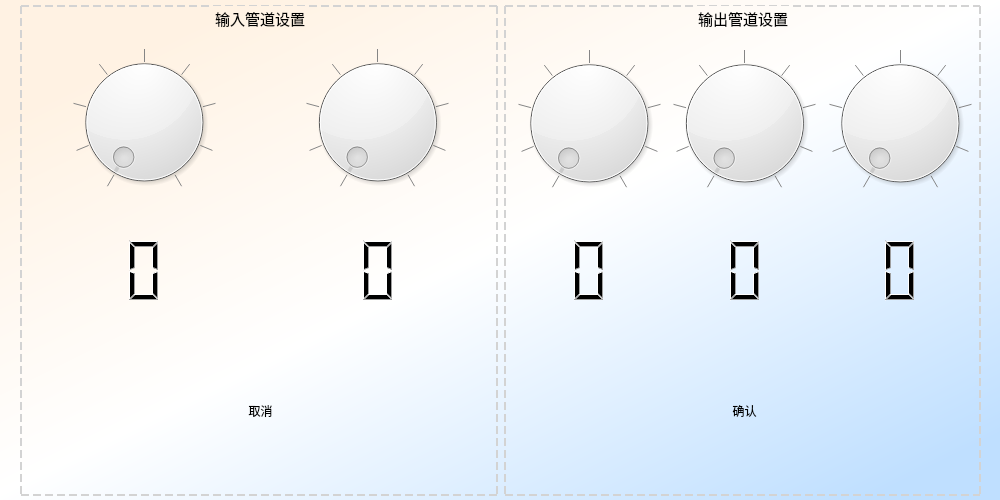
<?xml version="1.0" encoding="UTF-8"?>
<ui version="4.0">
 <class>Change_dialog</class>
 <widget class="QDialog" name="Change_dialog">
  <property name="windowModality">
   <enum>Qt::WindowModal</enum>
  </property>
  <property name="geometry">
   <rect>
    <x>0</x>
    <y>0</y>
    <width>1000</width>
    <height>500</height>
   </rect>
  </property>
  <property name="sizePolicy">
   <sizepolicy hsizetype="Fixed" vsizetype="Fixed">
    <horstretch>0</horstretch>
    <verstretch>0</verstretch>
   </sizepolicy>
  </property>
  <property name="windowTitle">
   <string>选择输入和输出管道</string>
  </property>
  <property name="windowOpacity">
   <double>0.930000000000000</double>
  </property>
  <property name="styleSheet">
   <string notr="true">QWidget#Change_dialog
{
	background:white;
	
	background-color: qlineargradient(spread:reflect, x1:0, y1:0, x2:1, y2:1, stop:0.12234 rgba(255, 242, 227, 255), stop:0.494681 rgba(255, 255, 255, 255), stop:0.930851 rgba(191, 223, 255, 255));
	
	
	
	
	
	
}
	
	
	
	
	
	
	
	</string>
  </property>
  <property name="sizeGripEnabled">
   <bool>false</bool>
  </property>
  <property name="modal">
   <bool>true</bool>
  </property>
  <widget class="QWidget" name="gridLayoutWidget">
   <property name="geometry">
    <rect>
     <x>0</x>
     <y>0</y>
     <width>1001</width>
     <height>501</height>
    </rect>
   </property>
   <layout class="QGridLayout" name="gridLayout">
    <property name="leftMargin">
     <number>20</number>
    </property>
    <property name="topMargin">
     <number>5</number>
    </property>
    <property name="rightMargin">
     <number>20</number>
    </property>
    <property name="bottomMargin">
     <number>5</number>
    </property>
    <item row="1" column="0">
     <widget class="QGroupBox" name="groupBox">
      <property name="sizePolicy">
       <sizepolicy hsizetype="Preferred" vsizetype="Preferred">
        <horstretch>0</horstretch>
        <verstretch>0</verstretch>
       </sizepolicy>
      </property>
      <property name="font">
       <font>
        <family>Microsoft YaHei</family>
        <pointsize>11</pointsize>
        <stylestrategy>PreferAntialias</stylestrategy>
       </font>
      </property>
      <property name="styleSheet">
       <string notr="true">QGroupBox
{
	border:2px dashed lightgray;
}</string>
      </property>
      <property name="title">
       <string>输入管道设置</string>
      </property>
      <property name="alignment">
       <set>Qt::AlignCenter</set>
      </property>
      <widget class="QWidget" name="horizontalLayoutWidget">
       <property name="geometry">
        <rect>
         <x>10</x>
         <y>39</y>
         <width>461</width>
         <height>151</height>
        </rect>
       </property>
       <layout class="QHBoxLayout" name="horizontalLayout">
        <property name="topMargin">
         <number>5</number>
        </property>
        <item>
         <widget class="QDial" name="dial_s1">
          <property name="maximum">
           <number>8</number>
          </property>
          <property name="pageStep">
           <number>1</number>
          </property>
          <property name="notchesVisible">
           <bool>true</bool>
          </property>
         </widget>
        </item>
        <item>
         <widget class="QDial" name="dial_s2">
          <property name="maximum">
           <number>8</number>
          </property>
          <property name="pageStep">
           <number>1</number>
          </property>
          <property name="notchesVisible">
           <bool>true</bool>
          </property>
         </widget>
        </item>
       </layout>
      </widget>
      <widget class="QWidget" name="horizontalLayoutWidget_4">
       <property name="geometry">
        <rect>
         <x>10</x>
         <y>340</y>
         <width>461</width>
         <height>121</height>
        </rect>
       </property>
       <layout class="QHBoxLayout" name="horizontalLayout_4">
        <property name="leftMargin">
         <number>80</number>
        </property>
        <property name="topMargin">
         <number>30</number>
        </property>
        <property name="rightMargin">
         <number>80</number>
        </property>
        <property name="bottomMargin">
         <number>20</number>
        </property>
        <item>
         <widget class="QPushButton" name="cancel">
          <property name="sizePolicy">
           <sizepolicy hsizetype="Minimum" vsizetype="Preferred">
            <horstretch>0</horstretch>
            <verstretch>0</verstretch>
           </sizepolicy>
          </property>
          <property name="autoFillBackground">
           <bool>false</bool>
          </property>
          <property name="styleSheet">
           <string notr="true">QPushButton
{
	border-radius:10px;
	qradialgradient(spread:repeat, cx:0.5, cy:0.5, radius:0.077, fx:0.5, fy:0.5, stop:0 rgba(0, 169, 255, 147), stop:0.497326 rgba(0, 0, 0, 147), stop:1 rgba(0, 169, 255, 147));
	
	font: 20pt &quot;微软雅黑&quot;;
}</string>
          </property>
          <property name="text">
           <string>取消</string>
          </property>
         </widget>
        </item>
       </layout>
      </widget>
      <widget class="QWidget" name="horizontalLayoutWidget_2">
       <property name="geometry">
        <rect>
         <x>10</x>
         <y>210</y>
         <width>461</width>
         <height>111</height>
        </rect>
       </property>
       <layout class="QHBoxLayout" name="horizontalLayout_2">
        <property name="leftMargin">
         <number>0</number>
        </property>
        <property name="topMargin">
         <number>20</number>
        </property>
        <property name="bottomMargin">
         <number>20</number>
        </property>
        <item>
         <widget class="QLCDNumber" name="lcd_s1">
          <property name="font">
           <font>
            <pointsize>9</pointsize>
           </font>
          </property>
          <property name="frameShape">
           <enum>QFrame::NoFrame</enum>
          </property>
          <property name="frameShadow">
           <enum>QFrame::Plain</enum>
          </property>
          <property name="lineWidth">
           <number>5</number>
          </property>
          <property name="midLineWidth">
           <number>6</number>
          </property>
          <property name="digitCount">
           <number>1</number>
          </property>
          <property name="mode">
           <enum>QLCDNumber::Dec</enum>
          </property>
          <property name="segmentStyle">
           <enum>QLCDNumber::Filled</enum>
          </property>
         </widget>
        </item>
        <item>
         <widget class="QLCDNumber" name="lcd_s2">
          <property name="frameShape">
           <enum>QFrame::NoFrame</enum>
          </property>
          <property name="digitCount">
           <number>1</number>
          </property>
          <property name="mode">
           <enum>QLCDNumber::Dec</enum>
          </property>
          <property name="segmentStyle">
           <enum>QLCDNumber::Filled</enum>
          </property>
         </widget>
        </item>
       </layout>
      </widget>
     </widget>
    </item>
    <item row="1" column="1">
     <widget class="QGroupBox" name="groupBox_2">
      <property name="font">
       <font>
        <family>Microsoft YaHei</family>
        <pointsize>11</pointsize>
        <stylestrategy>PreferAntialias</stylestrategy>
       </font>
      </property>
      <property name="styleSheet">
       <string notr="true">QGroupBox
{
	border:2px dashed lightgray;
}</string>
      </property>
      <property name="title">
       <string>输出管道设置</string>
      </property>
      <property name="alignment">
       <set>Qt::AlignCenter</set>
      </property>
      <widget class="QWidget" name="horizontalLayoutWidget_3">
       <property name="geometry">
        <rect>
         <x>10</x>
         <y>40</y>
         <width>461</width>
         <height>151</height>
        </rect>
       </property>
       <layout class="QHBoxLayout" name="horizontalLayout_3">
        <property name="topMargin">
         <number>5</number>
        </property>
        <item>
         <widget class="QDial" name="dial_e1">
          <property name="minimum">
           <number>0</number>
          </property>
          <property name="maximum">
           <number>8</number>
          </property>
          <property name="pageStep">
           <number>1</number>
          </property>
          <property name="notchesVisible">
           <bool>true</bool>
          </property>
         </widget>
        </item>
        <item>
         <widget class="QDial" name="dial_e2">
          <property name="maximum">
           <number>8</number>
          </property>
          <property name="pageStep">
           <number>1</number>
          </property>
          <property name="notchesVisible">
           <bool>true</bool>
          </property>
         </widget>
        </item>
        <item>
         <widget class="QDial" name="dial_e3">
          <property name="maximum">
           <number>8</number>
          </property>
          <property name="pageStep">
           <number>1</number>
          </property>
          <property name="notchesVisible">
           <bool>true</bool>
          </property>
         </widget>
        </item>
       </layout>
      </widget>
      <widget class="QWidget" name="horizontalLayoutWidget_5">
       <property name="geometry">
        <rect>
         <x>10</x>
         <y>210</y>
         <width>461</width>
         <height>111</height>
        </rect>
       </property>
       <layout class="QHBoxLayout" name="horizontalLayout_5">
        <property name="topMargin">
         <number>20</number>
        </property>
        <property name="bottomMargin">
         <number>20</number>
        </property>
        <item>
         <widget class="QLCDNumber" name="lcd_e1">
          <property name="frameShape">
           <enum>QFrame::NoFrame</enum>
          </property>
          <property name="smallDecimalPoint">
           <bool>false</bool>
          </property>
          <property name="digitCount">
           <number>1</number>
          </property>
          <property name="mode">
           <enum>QLCDNumber::Dec</enum>
          </property>
          <property name="segmentStyle">
           <enum>QLCDNumber::Filled</enum>
          </property>
         </widget>
        </item>
        <item>
         <widget class="QLCDNumber" name="lcd_e2">
          <property name="frameShape">
           <enum>QFrame::NoFrame</enum>
          </property>
          <property name="digitCount">
           <number>1</number>
          </property>
          <property name="mode">
           <enum>QLCDNumber::Dec</enum>
          </property>
          <property name="segmentStyle">
           <enum>QLCDNumber::Filled</enum>
          </property>
         </widget>
        </item>
        <item>
         <widget class="QLCDNumber" name="lcd_e3">
          <property name="frameShape">
           <enum>QFrame::NoFrame</enum>
          </property>
          <property name="digitCount">
           <number>1</number>
          </property>
          <property name="mode">
           <enum>QLCDNumber::Dec</enum>
          </property>
          <property name="segmentStyle">
           <enum>QLCDNumber::Filled</enum>
          </property>
         </widget>
        </item>
       </layout>
      </widget>
      <widget class="QWidget" name="horizontalLayoutWidget_6">
       <property name="geometry">
        <rect>
         <x>10</x>
         <y>340</y>
         <width>461</width>
         <height>121</height>
        </rect>
       </property>
       <layout class="QHBoxLayout" name="horizontalLayout_6">
        <property name="leftMargin">
         <number>80</number>
        </property>
        <property name="topMargin">
         <number>30</number>
        </property>
        <property name="rightMargin">
         <number>80</number>
        </property>
        <property name="bottomMargin">
         <number>20</number>
        </property>
        <item>
         <widget class="QPushButton" name="confirm">
          <property name="sizePolicy">
           <sizepolicy hsizetype="Minimum" vsizetype="Preferred">
            <horstretch>0</horstretch>
            <verstretch>0</verstretch>
           </sizepolicy>
          </property>
          <property name="styleSheet">
           <string notr="true">QPushButton
{
	border-radius:10px;
	qradialgradient(spread:repeat, cx:0.5, cy:0.5, radius:0.077, fx:0.5, fy:0.5, stop:0 rgba(0, 169, 255, 147), stop:0.497326 rgba(0, 0, 0, 147), stop:1 rgba(0, 169, 255, 147));
	
	font: 20pt &quot;微软雅黑&quot;;
}</string>
          </property>
          <property name="text">
           <string>确认</string>
          </property>
         </widget>
        </item>
       </layout>
      </widget>
     </widget>
    </item>
   </layout>
  </widget>
 </widget>
 <resources/>
 <connections/>
</ui>
